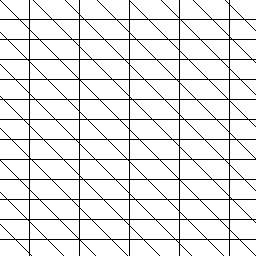
#> input picture CVLab/sample.jpg, 256 x 256 px
$ jupyter execute i202404_Abbas_Mustafa_lab2.ipynb
#> lines starting #> are read from the running program, lines starting #| are printed output that depends on the picture
TASK 1

[cell 1]
import cv2
import numpy as np
import warnings
import matplotlib.pyplot as plt
warnings.filterwarnings('ignore')

# Load the image
image = cv2.imread('sample.jpg', cv2.IMREAD_GRAYSCALE)
#> image is the input picture: shape (256, 256); min 0, max 255, mean 229.9

# Perform FFT on the image
f_transform = np.fft.fft2(image)
fshift = np.fft.fftshift(f_transform)

# Display the FFT image
cv2.imshow('Filtered Image', np.abs(fshift.astype(np.uint8)))
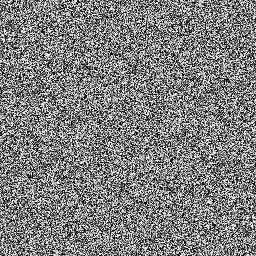
#> window 'Filtered Image': shape (256, 256); min 0, max 255, mean 126.9
cv2.waitKey(0)
cv2.destroyAllWindows()
plt.imshow(np.abs(fshift.astype(np.uint8)))

[cell 2]
# Create a horizontal line filter
rows, cols = image.shape
#> rows = 256; cols = 256
filter = np.zeros_like(image)

filter[rows // 2 - 2:rows // 2 + 2, :] = 1

# Apply the filter in the frequency domain
filtered_image = fshift * filter
filtered_image = np.fft.ifftshift(filtered_image)
filtered_image = np.fft.ifft2(filtered_image)
filtered_image = np.abs(filtered_image)

# Display the filtered image
cv2.imshow('Horizontal Line Filtered Image', filtered_image.astype(np.uint8))
cv2.waitKey(0)
cv2.destroyAllWindows()
plt.imshow(filtered_image)

[cell 3]
# Create a vertical line filter
filter = np.zeros_like(image)
filter[:, cols // 2 - 2:cols // 2 + 2] = 1

# Apply the filter in the frequency domain
filtered_image = fshift * filter
filtered_image = np.fft.ifftshift(filtered_image)
filtered_image = np.fft.ifft2(filtered_image)
filtered_image = np.abs(filtered_image)
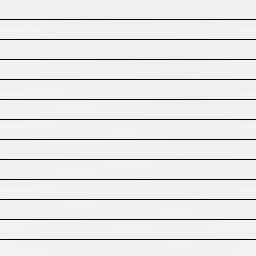
#> filtered_image: shape (256, 256) float64; min 0.572, max 246, mean 229.9

# Display the filtered image
cv2.imshow('Vertical Line Filtered Image', filtered_image.astype(np.uint8))
cv2.waitKey(0)
cv2.destroyAllWindows()
plt.imshow(filtered_image)

[cell 4]
# Create a diagonal line filter
filter = np.zeros_like(image)
np.fill_diagonal(filter, 10)
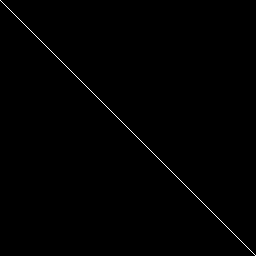
#> filter: shape (256, 256); values 0 (black) and 10 (white), 0.39% white in thin lines or dots

# Apply the filter in the frequency domain
filtered_image = fshift * filter
filtered_image = np.fft.ifftshift(filtered_image)
filtered_image = np.fft.ifft2(filtered_image)
filtered_image = np.abs(filtered_image)
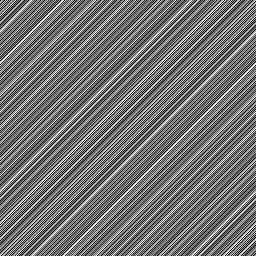
#> filtered_image: shape (256, 256) float64; min 2274.6, max 2328.6, mean 2298.8; drawn with min black and max white

# Display the filtered image
cv2.imshow('Diagonal Line Filtered Image', filtered_image.astype(np.uint8))
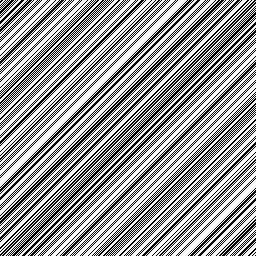
#> window 'Diagonal Line Filtered Image': shape (256, 256); min 0, max 255, mean 151.2
cv2.waitKey(0)
cv2.destroyAllWindows()
plt.imshow(filtered_image)

TASK 2

[cell 5]
# Define the filters
laplacian_kernel = np.array([[0, -1, 0],
                             [-1, 4, -1],
                             [0, -1, 0]])

prewitt_horizontal_kernel = np.array([[-1, -1, -1],
                                      [0, 0, 0],
                                      [1, 1, 1]])

prewitt_vertical_kernel = np.array([[-1, 0, 1],
                                    [-1, 0, 1],
                                    [-1, 0, 1]])

sobel_horizontal_kernel = np.array([[-1, -2, -1],
                                    [0, 0, 0],
                                    [1, 2, 1]])

sobel_vertical_kernel = np.array([[-1, 0, 1],
                                  [-2, 0, 2],
                                  [-1, 0, 1]])

average_kernel = np.ones((3, 3), np.float32) / 9  # 3x3 average filter

[cell 6]
filters = [laplacian_kernel,prewitt_horizontal_kernel,prewitt_vertical_kernel,sobel_horizontal_kernel,sobel_vertical_kernel,average_kernel]
names = ["laplacian_kernel","prewitt_horizontal_kernel","prewitt_vertical_kernel","sobel_horizontal_kernel","sobel_vertical_kernel","average_kernel"]

[cell 7]
for name, filter in zip(names, filters):
    f_transform = np.fft.fft2(filter)
    fshift = np.fft.fftshift(f_transform)
    magnitude_spectrum = np.abs(fshift)

    # Display the image in a subplot
    plt.subplot(2, 3, names.index(name) + 1)
    plt.imshow(magnitude_spectrum, cmap='gray')
    plt.title(name)

plt.show()
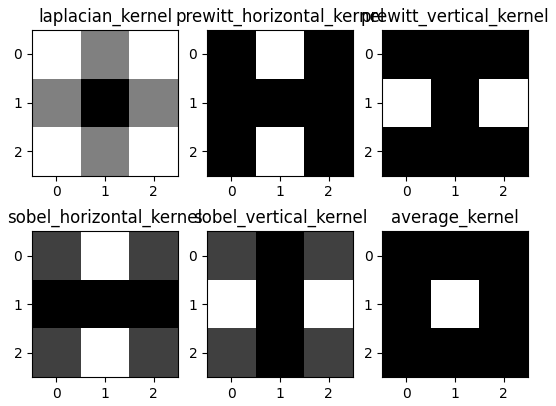
#> figure drawn by matplotlib, 6 panels

TASK 3

[cell 8]
import cv2
import numpy as np

# Load the image
image = cv2.imread('Stacked_img.jpeg', cv2.IMREAD_GRAYSCALE)
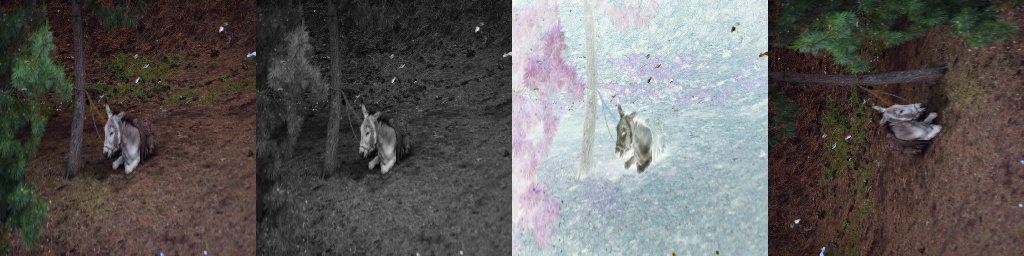
#> input picture CVLab/Stacked_img.jpeg, 1024 x 256 px
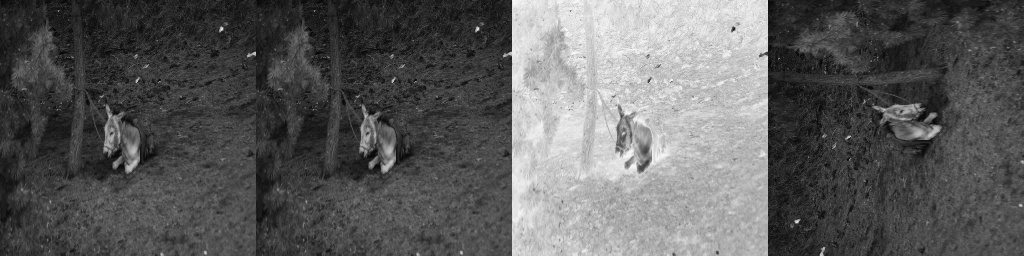
#> image: shape (256, 1024); min 2, max 253, mean 93.1

# Perform FFT on the image
f_transform = np.fft.fft2(image)
fshift = np.fft.fftshift(f_transform)

# Create a Gaussian blur filter in the frequency domain
rows, cols = image.shape
#> cols = 1024
crow, ccol = rows // 2, cols // 2
#> crow = 128; ccol = 512
D = 50  # Blur radius
H = np.zeros_like(image, dtype=complex)
for i in range(rows):
    for j in range(cols):
        dist = np.sqrt((i - crow) ** 2 + (j - ccol) ** 2)
        H[i, j] = np.exp(-dist**2 / (2 * D**2))

# Apply the filter in the frequency domain
filtered_image = fshift * H
filtered_image = np.fft.ifftshift(filtered_image)
filtered_image = np.fft.ifft2(filtered_image)
filtered_image = np.abs(filtered_image)
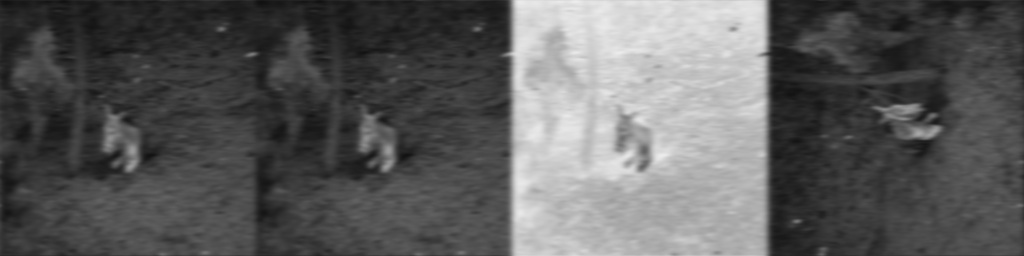
#> filtered_image: shape (256, 1024) float64; min 17.12, max 237.9, mean 93.1

# Display the filtered image
cv2.imshow('Filtered Image', filtered_image.astype(np.uint8))
cv2.waitKey(0)
cv2.destroyAllWindows()
plt.imshow(filtered_image)

TASK 4

[cell 9]
import cv2
import numpy as np
import matplotlib.pyplot as plt

# Load the image
image = cv2.imread('Stacked_img.jpeg', cv2.IMREAD_GRAYSCALE)

# Perform FFT on the image
f_transform = np.fft.fft2(image)
fshift = np.fft.fftshift(f_transform)

# Create a filter to enhance edges (e.g., high-pass filter)
rows, cols = image.shape
crow, ccol = rows // 2, cols // 2

# Define the size of the high-pass filter
D = 10

# Create a high-pass filter in the frequency domain
H = np.zeros_like(image, dtype=complex)
for i in range(rows):
    for j in range(cols):
        dist = np.sqrt((i - crow) ** 2 + (j - ccol) ** 2)
        if dist > D:
            H[i, j] = 1

# Apply the filter in the frequency domain
filtered_image = fshift * H
filtered_image = np.fft.ifftshift(filtered_image)
filtered_image = np.fft.ifft2(filtered_image)
filtered_image = np.abs(filtered_image)
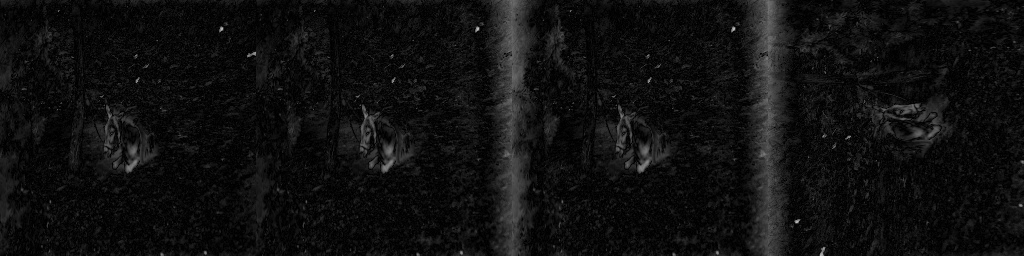
#> filtered_image: shape (256, 1024) float64; min 2.66e-05, max 193.3, mean 16

# Display the filtered image
cv2.imshow('Filtered Image', filtered_image.astype(np.uint8))
cv2.waitKey(0)
cv2.destroyAllWindows()
plt.imshow(filtered_image)
